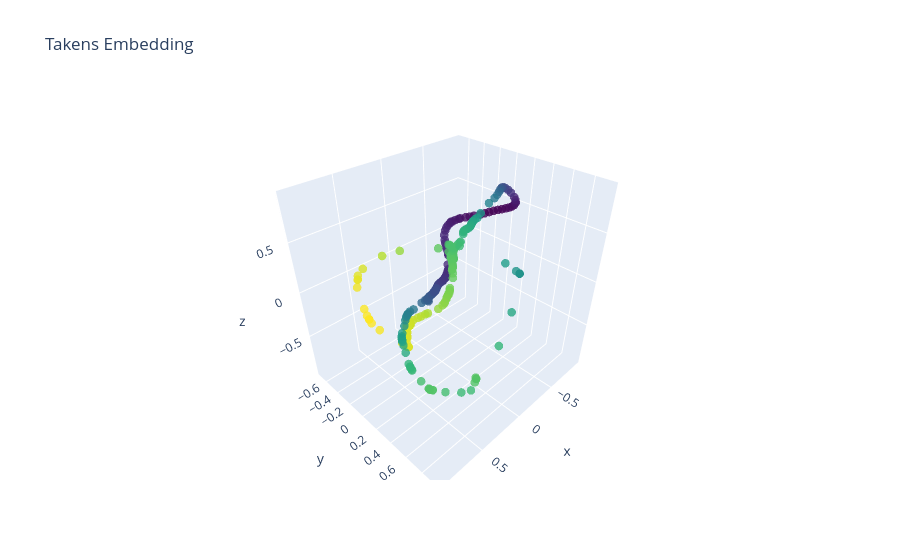

The cell this chart's notebook holds for it:
### Code cell
from sw1pers_l.visualize import attractor

idx = 467
attractor(emb_ts_windows[idx])

### Figure 1 — Plotly figure (JSON) as saved in the notebook; plotly's stock layout.template omitted (floating-point values rounded to 4 significant figures; data arrays with more than 128 entries replaced by an {"elided": "..."} marker saying what was removed)
{"data": [{"marker": {"color": {"elided": "364 float values"}, "colorscale": [[0, "#440154"], [0.1111, "#482878"], [0.2222, "#3e4989"], [0.3333, "#31688e"], [0.4444, "#26828e"], [0.5556, "#1f9e89"], [0.6667, "#35b779"], [0.7778, "#6ece58"], [0.8889, "#b5de2b"], [1, "#fde725"]], "opacity": 0.8, "size": 5}, "mode": "markers", "type": "scatter3d", "x": {"elided": "364 float values"}, "y": {"elided": "364 float values"}, "z": {"elided": "364 float values"}}], "layout": {"scene": {"aspectmode": "manual"}, "title": {"text": "Takens Embedding"}}}
